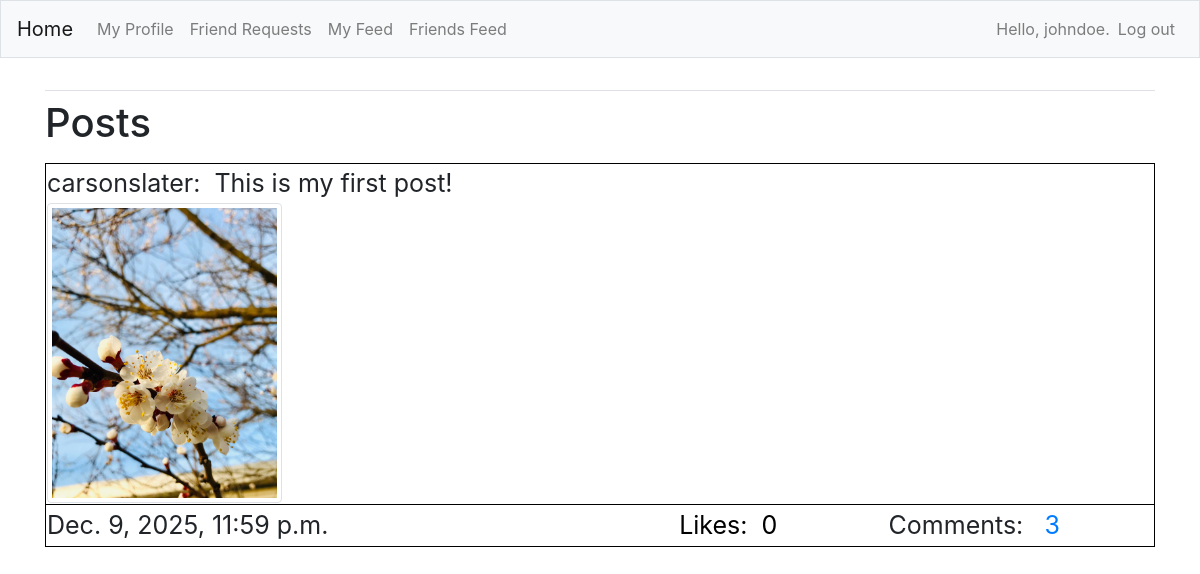
Screenshot of /friendsfeed/ (signed in) with the database file from the repository.
### FeedApp/models.py (models this page shows)
class Post(models.Model):
    description = models.CharField(max_length=255, blank=True)
    username = models.ForeignKey(User, on_delete=models.CASCADE)
    image = models.ImageField(upload_to="images", blank=True)
    date_posted = models.DateTimeField(auto_now_add=True)
    def __str__(self):
        return self.description

### FeedApp/views.py (the view)
# urls.py: path('friendsfeed/', views.friendsfeed, name='friendsfeed'),
@login_required
def friendsfeed(request):
    comment_count_list = []
    like_count_list = []
    current_user_profile = Profile.objects.get(user=request.user)
    friends_users = current_user_profile.friends.all()
    posts = Post.objects.filter(username__in=friends_users).order_by('-date_posted')
    for p in posts:
        c_count = Comment.objects.filter(post=p).count()
        l_count = Like.objects.filter(post=p).count()
        comment_count_list.append(c_count)
        like_count_list.append(l_count)
    zipped_list = zip(posts, comment_count_list, like_count_list)
    if request.method == 'POST' and request.POST.get("like"):
        post_to_like = request.POST.get("like")
        like_already_exists = Like.objects.filter(post_id=post_to_like, username=request.user)
        if not like_already_exists.exists():
            Like.objects.create(post_id=post_to_like, username=request.user)
            return redirect('FeedApp:friendsfeed')
    context = {'posts': posts, 'zipped_list': zipped_list}
    return render(request, 'FeedApp/friendsfeed.html', context)

### FeedApp/templates/FeedApp/friendsfeed.html (shortened to what this page needs)
{% extends "FeedApp/base.html" %}
{% load bootstrap4 %}
{% load crispy_forms_tags %}
{% block content %}
<h1>
    <p>Posts</p>
</h1>
<form method="POST">
    <table style="font-size: 25px; width: 100%;">
        {% for p, c, l in zipped_list %}
        <tr style="border: 1px solid black; padding: 6px;">
            <td>
                {{p.username}}:&nbsp {{ p }}<br>
                {% if p.image %}
                <img src="{{p.image.url}}" class="img-thumbnail" style="max-height: 300px;" alt="">
                {% endif %}
            </td>
        </tr>
        <tr style="border: 1px solid black; padding: 6px;">
            <td>{{ p.date_posted }}</td>
            <td>
                <button type="submit" name="like" value="{{p.id}}" style="background-color: transparent; border: none;">
                    Likes: &nbsp{{ l }} &nbsp&nbsp&nbsp
                </button>
            </td>
            <td>Comments: &nbsp <a href="{% url 'FeedApp:comments' p.id %}">{{ c }}</a></td>
        </tr>
        {% endfor %}
    </table>
</form>
{% endblock content %}

### FeedApp/templates/FeedApp/base.html (shortened to what this page needs)
{% load bootstrap4 %}
<!doctype html>
<html lang="en">
<head>
    {% bootstrap_css %}
</head>
<body>
    <nav class="navbar navbar-expand-md navbar-light bg-light mb-4 border">
        <a class="navbar-brand" href="{% url 'FeedApp:index'%}">
            Home</a>
        <div class="collapse navbar-collapse" id="navbarCollapse">
            <ul class="navbar-nav mr-auto">
                <li class="nav-item">
                    <a class="nav-link" href="{% url 'FeedApp:profile' %}">My Profile</a>
                </li>
                <li class="nav-item">
                    <a class="nav-link" href="{% url 'FeedApp:friends' %}">Friend Requests</a>
                </li>
                <li class="nav-item">
                    <a class="nav-link" href="{% url 'FeedApp:myfeed' %}">My Feed</a>
                </li>
                <li class="nav-item">
                    <a class="nav-link" href="{% url 'FeedApp:friendsfeed' %}">Friends Feed</a>
                </li>
            </ul>
            <ul class="navbar-nav ml-auto">
                {% if user.is_authenticated %}
                <li class="nav-item">
                    <span class="navbar-text">Hello, {{ user.username }}.</span>
                </li>
                <li class="nav-item">
                    <form method="post" action="{% url 'users:logout' %}" style="display: inline;">
                        <button type="submit" class="nav-link"
                            style="background: none; border: none; cursor: pointer;">Log out</button>
                    </form>
                </li>
                {% endif %}
            </ul>
        </div>
    </nav>
    <main role="main" class="container">
        <div class="pb-2 mb-2 border-bottom">
        </div>
        <div>
            {% block content %}{% endblock content %}
        </div>
    </main>
</body>
</html>

### rows the page displays
Post: username "carsonslater", description "This is my first post!", image (picture), date_posted "Dec. 9, 2025, 11:59 p.m.", {{ p.id }} 1 (drawn), l "0", c "3"

### other values shown
{{ user.username }} "johndoe"
